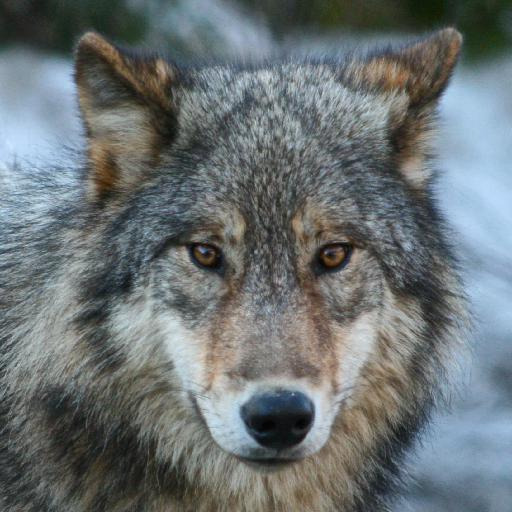
#> input picture Backend/dataset/2.jpg, 512 x 512 px, found by its file name
$ python -i CBIR.py   (imports and definitions only)
#> lines starting #> are read from the running program, lines starting #| are printed output that depends on the picture
#> in compare, img is the input picture: PIL image 512x512 RGB; mean R, G, B 106.8, 114, 115.7
from PIL import Image
import numpy as np
import time
import ast
import json

def RGBtoHSV(block):
    rgb = np.array(block)
    rgb = rgb.astype('float')
    hsv = np.zeros(rgb.shape, dtype='float') # Create array of zero

    Vmax = np.amax(rgb, axis=2) # Get Max value each pixel
    Vmin = np.amin(rgb, axis=2)
    Cmax = np.argmax(rgb, axis=2) # Get Index of max value (0 or 1 or 2)
    Cmin = np.argmin(rgb, axis=2)
    rgb[...,0] /= 255
    rgb[...,1] /= 255
    rgb[...,2] /= 255

    """Find H"""
    # Delta == 0
    hsv[Cmax == Cmin, 0] = np.zeros(hsv[Cmax == Cmin, 0].shape)
    # Cmax = R
    hsv[Cmax == 0, 0] = ((((rgb[..., 1] - rgb[..., 2]) / (Vmax - Vmin + np.spacing(1))) % 6) * 60)[Cmax == 0]
    # Cmax = G
    hsv[Cmax == 1, 0] = ((((rgb[..., 2] - rgb[..., 0]) / (Vmax - Vmin + np.spacing(1))) + 2) * 60)[Cmax == 1]
    # Cmax = B
    hsv[Cmax == 2, 0] = ((((rgb[..., 0] - rgb[..., 1]) / (Vmax - Vmin + np.spacing(1))) + 4) * 60)[Cmax == 2]

    """Find S"""
    # Vmax = 0
    hsv[Vmax == 0, 1] = np.zeros(hsv[Vmax == 0, 1].shape)
    # Vmax != 0
    hsv[Vmax != 0, 1] = ((Vmax - Vmin) / (Vmax + np.spacing(1)))[Vmax != 0]

    """Find V"""
    hsv[..., 2] = Vmax

    return(hsv)


def decompose_block(img):
    array = np.array(img)
    new_array = np.array_split(array,3)
#> new_array = 3 items
    new2_array = [np.array_split(part, 3, axis=1) for part in new_array]
#> new2_array = 3 items
    return new2_array

def hsv_to_histogram(block):
    h, s, v = np.split(block, 3, axis=2) # Menyimpan masing masing H,S,V ke suatu array.
    # Mengubah masing masing array menjadi histogram.
    histH, binsH = np.histogram(h, bins = [0, 25, 40, 120, 190, 270, 295, 315, 360])
    histS, binsS = np.histogram(s, bins = [0, 0.2, 0.7, 1])
    histV, binsV = np.histogram(v, bins = [0, 0.2, 0.7, 1])
    return [histH[7], histH[0], histH[1], histH[2], histH[3], histH[4], histH[5], histH[6], histS[0], histS[1], histS[2], histV[0], histV[1], histV[2]]


def colorSimiliarity(img, isUpload, filename):
    block = decompose_block(img)
#> block = 3 items
    hist = []
    for i in range(3):
        for j in range(3):
            block[i][j] = RGBtoHSV(block[i][j])
            hist.append(hsv_to_histogram(block[i][j]))
#> this loop made 3 passes
#> pass 1, in RGBtoHSV, `rgb = np.array(block)`:
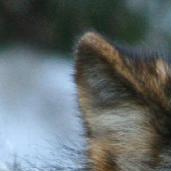
#> rgb: shape (171, 171, 3); mean of channels 0, 1, 2 97.8, 106.6, 108.2; drawn as R, G, B
#> pass 1, in RGBtoHSV, `Vmax = np.amax(rgb, axis=2)`:
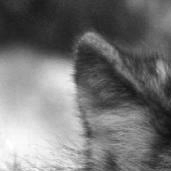
#> Vmax: shape (171, 171) float64; min 16, max 255, mean 116.6
#> pass 1, in RGBtoHSV, `Vmin = np.amin(rgb, axis=2)`:
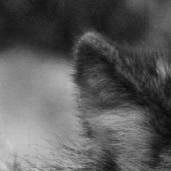
#> Vmin: shape (171, 171) float64; min 9, max 208, mean 91
#> after the loop, hist = 9 items
    if (isUpload):
        f = open('./cache.txt', 'a')
        f.writelines(f"{filename}|{hist}\n")
        f.close()
    else:
        return hist

def cosine_similarity(a, b):
    a = np.array(a)
    b = np.array(b)
    dot = np.dot(a, b)
    normA = np.linalg.norm(a)
    normB = np.linalg.norm(b)
    return dot / (normA * normB)

def compare_blocks(h1, h2):
    sim = 0
    for i in range(9):
        similarity = []
        getfull = False
        for j in range(9):
            s = cosine_similarity(h1[i], h2[j])

            if (round(s*100000) == 100000):
                getfull = True
                break
            else:
                similarity.append(s)
        if (getfull):
            sim += 1
        else:
            sim += np.mean(similarity)

    return (sim / 9)*100

def parseTXT(Line):
    r = Line.rstrip().split("|")
    r[1] = ast.literal_eval(r[1])

    return r

def compare(filename):
    img = Image.open(f"static/{filename}")
    img = colorSimiliarity(img, False, filename)
#> img = 9 items
    ret = {}
#> (the run stopped early here; a loop or call above may not have finished)

$ run again, on Backend/dataset/img0.jpg
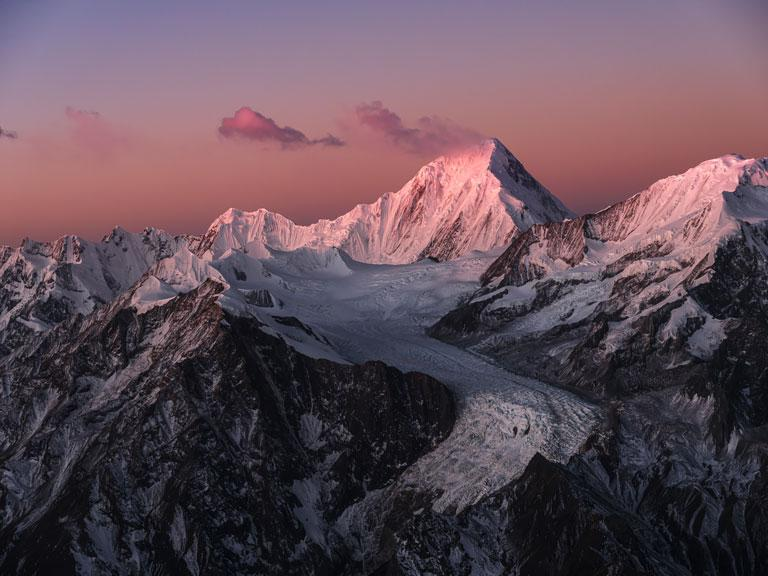
#> input picture Backend/dataset/img0.jpg, 768 x 576 px, found by its file name
#> in compare, img is the input picture: PIL image 768x576 RGB; mean R, G, B 96.9, 77, 87.4
#> new_array = 3 items
#> the loop in colorSimiliarity, `for i in range(3):` made 3 passes
#> pass 1, in RGBtoHSV, `Vmax = np.amax(rgb, axis=2)`:
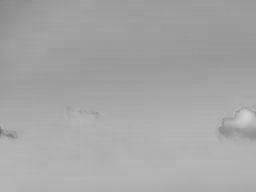
#> Vmax: shape (192, 256) float64; min 104, max 210, mean 165.8
#> pass 1, in RGBtoHSV, `Vmin = np.amin(rgb, axis=2)`:
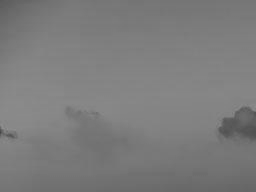
#> Vmin: shape (192, 256) float64; min 68, max 145, mean 123.8
#> after the loop in colorSimiliarity, `for i in range(3):`: hist = 9 items

$ run again, on Backend/dataset/img2.jpg
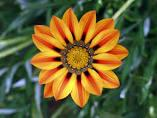
#> input picture Backend/dataset/img2.jpg, 157 x 118 px, found by its file name
#> in compare, img is the input picture: PIL image 157x118 RGB; mean R, G, B 102.8, 95.1, 51.7
#> new_array = 3 items
#> the loop in colorSimiliarity, `for i in range(3):` made 3 passes
#> pass 1, in RGBtoHSV, `Vmax = np.amax(rgb, axis=2)`:
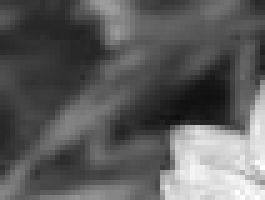
#> Vmax: shape (40, 53) float64 (shown 5 times larger); min 14, max 255, mean 93.4
#> pass 1, in RGBtoHSV, `Vmin = np.amin(rgb, axis=2)`:
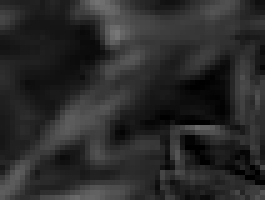
#> Vmin: shape (40, 53) float64 (shown 5 times larger); min 0, max 119, mean 42.4
#> after the loop in colorSimiliarity, `for i in range(3):`: hist = 9 items
